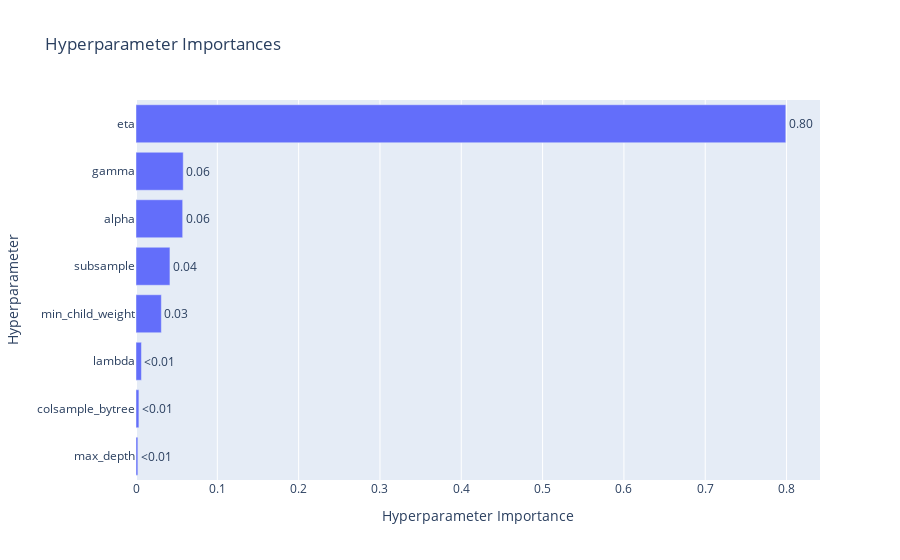

The notebook cell saved with this chart:
### Code cell
op_viz.plot_param_importances(study)

### Figure 1 — Plotly figure (JSON) as saved in the notebook; plotly's stock layout.template omitted (floating-point values rounded to 4 significant figures)
{"data": [{"cliponaxis": false, "hovertemplate": ["max_depth (IntDistribution): 0.0022927370022627056<extra></extra>", "colsample_bytree (FloatDistribution): 0.0035640119955460373<extra></extra>", "lambda (FloatDistribution): 0.006687461378674992<extra></extra>", "min_child_weight (IntDistribution): 0.03117592465148999<extra></extra>", "subsample (FloatDistribution): 0.04173132749830609<extra></extra>", "alpha (FloatDistribution): 0.05740191756081957<extra></extra>", "gamma (FloatDistribution): 0.05808640844004958<extra></extra>", "eta (FloatDistribution): 0.799060211472851<extra></extra>"], "name": "Objective Value", "orientation": "h", "text": ["<0.01", "<0.01", "<0.01", "0.03", "0.04", "0.06", "0.06", "0.80"], "textposition": "outside", "type": "bar", "x": [0.002293, 0.003564, 0.006687, 0.03118, 0.04173, 0.0574, 0.05809, 0.7991], "y": ["max_depth", "colsample_bytree", "lambda", "min_child_weight", "subsample", "alpha", "gamma", "eta"]}], "layout": {"title": {"text": "Hyperparameter Importances"}, "xaxis": {"title": {"text": "Hyperparameter Importance"}}, "yaxis": {"title": {"text": "Hyperparameter"}}}}
